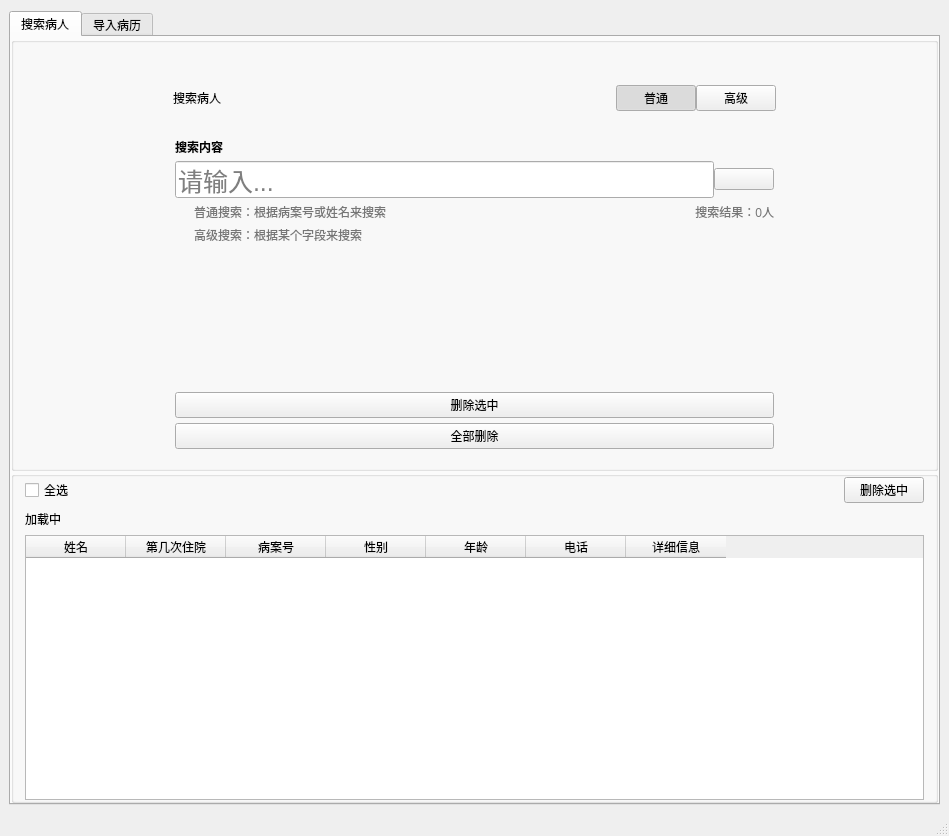
<?xml version="1.0" encoding="UTF-8"?>
<ui version="4.0">
 <class>MainWindow</class>
 <widget class="QMainWindow" name="MainWindow">
  <property name="geometry">
   <rect>
    <x>0</x>
    <y>0</y>
    <width>949</width>
    <height>836</height>
   </rect>
  </property>
  <property name="windowTitle">
   <string>MainWindow</string>
  </property>
  <property name="styleSheet">
   <string notr="true">* {
	font-family:微软雅黑;
}
.QPushButton[type=&quot;1&quot;]{
	color:rgb(255, 255, 255);
	background-color:\rgb(43, 138, 255);
	font-size:17px;
	padding: 8px;
	font-weight: bold;
}
.QPushButton[type=&quot;1&quot;][loc=&quot;left&quot;]{
	border-top-left-radius:10px;
	border-bottom-left-radius:10px;
}
.QPushButton[type=&quot;1&quot;][loc=&quot;right&quot;]{
	border-top-right-radius:10px;
	border-bottom-right-radius:10px;
}
.QPushButton[type=&quot;2&quot;]{
	color:rgb(255, 255, 255);
	background-color:rgb(61, 209, 28);
	font-weight: bold;
	font-size:15px;
	padding: 10px 15px 10px 15px;
	border-top-right-radius:10px;
	border-bottom-right-radius:10px;
	background-image:url(assets/search2.png);
	background-position:center;
	background-repeat:no-repeat;
}
.QPushButton[type=&quot;3&quot;]{
	color:rgb(255, 255, 255);
	background-color:rgb(61, 209, 28);
	font-weight: bold;
	font-size:20px;
	padding: 10px 15px 10px 0px;
	border-radius:10px;
	background-image:url(assets/search2.png);
	background-position:right;
	background-repeat:no-repeat;
}
.QPushButton[type=&quot;4&quot;]{
	color:rgb(255, 255, 255);
	background-color:rgb(14, 74, 165);
	font-weight: bold;
	font-size:20px;
	padding: 10px 15px 10px 0px;
	border-radius:10px;
	background-position:right;
	background-repeat:no-repeat;
}
.QPushButton[type=&quot;1&quot;]:checked{
	background-color:rgb(14, 74, 165);
}
#label {
	font-size:30px;
}
#groupBox_2 {
	border:0px solid
}</string>
  </property>
  <widget class="QWidget" name="centralwidget">
   <property name="styleSheet">
    <string notr="true"/>
   </property>
   <layout class="QVBoxLayout" name="verticalLayout" stretch="0">
    <property name="spacing">
     <number>0</number>
    </property>
    <property name="topMargin">
     <number>11</number>
    </property>
    <item>
     <widget class="QTabWidget" name="tabWidget">
      <property name="currentIndex">
       <number>0</number>
      </property>
      <widget class="QWidget" name="tab_3">
       <attribute name="title">
        <string>搜索病人</string>
       </attribute>
       <layout class="QVBoxLayout" name="verticalLayout_10">
        <property name="spacing">
         <number>0</number>
        </property>
        <property name="leftMargin">
         <number>0</number>
        </property>
        <property name="topMargin">
         <number>0</number>
        </property>
        <property name="rightMargin">
         <number>0</number>
        </property>
        <property name="bottomMargin">
         <number>0</number>
        </property>
        <item>
         <widget class="QGroupBox" name="groupBox_2">
          <property name="title">
           <string/>
          </property>
          <layout class="QVBoxLayout" name="verticalLayout_4" stretch="0,0">
           <property name="leftMargin">
            <number>11</number>
           </property>
           <property name="topMargin">
            <number>30</number>
           </property>
           <property name="rightMargin">
            <number>11</number>
           </property>
           <property name="bottomMargin">
            <number>0</number>
           </property>
           <item>
            <layout class="QHBoxLayout" name="horizontalLayout" stretch="2,6,1,1,2">
             <property name="spacing">
              <number>0</number>
             </property>
             <item>
              <spacer name="horizontalSpacer">
               <property name="orientation">
                <enum>Qt::Horizontal</enum>
               </property>
               <property name="sizeHint" stdset="0">
                <size>
                 <width>40</width>
                 <height>50</height>
                </size>
               </property>
              </spacer>
             </item>
             <item>
              <widget class="QLabel" name="label">
               <property name="styleSheet">
                <string notr="true"/>
               </property>
               <property name="text">
                <string>搜索病人</string>
               </property>
              </widget>
             </item>
             <item>
              <widget class="QPushButton" name="stack1Button">
               <property name="cursor">
                <cursorShape>PointingHandCursor</cursorShape>
               </property>
               <property name="text">
                <string>普通</string>
               </property>
               <property name="checkable">
                <bool>true</bool>
               </property>
               <property name="checked">
                <bool>true</bool>
               </property>
               <property name="autoExclusive">
                <bool>true</bool>
               </property>
               <property name="type" stdset="0">
                <string>1</string>
               </property>
               <property name="loc" stdset="0">
                <string>left</string>
               </property>
              </widget>
             </item>
             <item>
              <widget class="QPushButton" name="stack2Button">
               <property name="cursor">
                <cursorShape>PointingHandCursor</cursorShape>
               </property>
               <property name="text">
                <string>高级</string>
               </property>
               <property name="checkable">
                <bool>true</bool>
               </property>
               <property name="autoExclusive">
                <bool>true</bool>
               </property>
               <property name="type" stdset="0">
                <string>1</string>
               </property>
               <property name="loc" stdset="0">
                <string>right</string>
               </property>
              </widget>
             </item>
             <item>
              <spacer name="horizontalSpacer_3">
               <property name="orientation">
                <enum>Qt::Horizontal</enum>
               </property>
               <property name="sizeHint" stdset="0">
                <size>
                 <width>40</width>
                 <height>20</height>
                </size>
               </property>
              </spacer>
             </item>
            </layout>
           </item>
           <item>
            <layout class="QHBoxLayout" name="horizontalLayout_2" stretch="2,8,2">
             <property name="spacing">
              <number>0</number>
             </property>
             <property name="bottomMargin">
              <number>10</number>
             </property>
             <item>
              <spacer name="horizontalSpacer_2">
               <property name="orientation">
                <enum>Qt::Horizontal</enum>
               </property>
               <property name="sizeHint" stdset="0">
                <size>
                 <width>37</width>
                 <height>17</height>
                </size>
               </property>
              </spacer>
             </item>
             <item>
              <widget class="QStackedWidget" name="stacks">
               <property name="currentIndex">
                <number>0</number>
               </property>
               <widget class="QWidget" name="page">
                <layout class="QVBoxLayout" name="verticalLayout_3">
                 <property name="spacing">
                  <number>5</number>
                 </property>
                 <property name="leftMargin">
                  <number>0</number>
                 </property>
                 <property name="rightMargin">
                  <number>0</number>
                 </property>
                 <item>
                  <widget class="QLabel" name="label_2">
                   <property name="baseSize">
                    <size>
                     <width>0</width>
                     <height>0</height>
                    </size>
                   </property>
                   <property name="styleSheet">
                    <string notr="true">*{
	font-weight: bold;
}</string>
                   </property>
                   <property name="text">
                    <string>搜索内容</string>
                   </property>
                  </widget>
                 </item>
                 <item>
                  <layout class="QHBoxLayout" name="horizontalLayout_3" stretch="9,1">
                   <property name="spacing">
                    <number>0</number>
                   </property>
                   <item>
                    <widget class="QLineEdit" name="searchtext1">
                     <property name="styleSheet">
                      <string notr="true">*{
	font-size:25px;
}</string>
                     </property>
                     <property name="placeholderText">
                      <string>请输入...</string>
                     </property>
                    </widget>
                   </item>
                   <item>
                    <widget class="QPushButton" name="searchButton">
                     <property name="cursor">
                      <cursorShape>PointingHandCursor</cursorShape>
                     </property>
                     <property name="styleSheet">
                      <string notr="true">background-image: url(:/icon/search2.png);
	background-repeat:no-repeat;
	background-position:center;   </string>
                     </property>
                     <property name="text">
                      <string/>
                     </property>
                     <property name="type" stdset="0">
                      <string>2</string>
                     </property>
                    </widget>
                   </item>
                  </layout>
                 </item>
                 <item>
                  <layout class="QHBoxLayout" name="horizontalLayout_4" stretch="1,25,5">
                   <property name="spacing">
                    <number>0</number>
                   </property>
                   <item>
                    <widget class="QLabel" name="label_i1">
                     <property name="styleSheet">
                      <string notr="true">*{
	background-image:url(:/icon/i.png);
	background-position:center;
	background-repeat:no-repeat;
}</string>
                     </property>
                     <property name="text">
                      <string/>
                     </property>
                    </widget>
                   </item>
                   <item>
                    <widget class="QLabel" name="label_pt">
                     <property name="styleSheet">
                      <string notr="true">*{
	color:rgb(118, 118, 118)
}</string>
                     </property>
                     <property name="text">
                      <string>普通搜索：根据病案号或姓名来搜索</string>
                     </property>
                    </widget>
                   </item>
                   <item>
                    <widget class="QLabel" name="numlabel1">
                     <property name="layoutDirection">
                      <enum>Qt::LeftToRight</enum>
                     </property>
                     <property name="styleSheet">
                      <string notr="true">*{
	color:rgb(118, 118, 118)
}</string>
                     </property>
                     <property name="text">
                      <string>搜索结果：0人</string>
                     </property>
                     <property name="alignment">
                      <set>Qt::AlignRight|Qt::AlignTrailing|Qt::AlignVCenter</set>
                     </property>
                    </widget>
                   </item>
                  </layout>
                 </item>
                 <item>
                  <layout class="QHBoxLayout" name="horizontalLayout_5" stretch="1,30">
                   <property name="spacing">
                    <number>0</number>
                   </property>
                   <item>
                    <widget class="QLabel" name="label_i1_2">
                     <property name="styleSheet">
                      <string notr="true">*{
	background-image:url(:/icon/i.png);
	background-position:center;
	background-repeat:no-repeat;
}</string>
                     </property>
                     <property name="text">
                      <string/>
                     </property>
                    </widget>
                   </item>
                   <item>
                    <widget class="QLabel" name="label_pt_2">
                     <property name="styleSheet">
                      <string notr="true">*{
	color:rgb(118, 118, 118)
}</string>
                     </property>
                     <property name="text">
                      <string>高级搜索：根据某个字段来搜索</string>
                     </property>
                    </widget>
                   </item>
                  </layout>
                 </item>
                 <item>
                  <spacer name="verticalSpacer">
                   <property name="orientation">
                    <enum>Qt::Vertical</enum>
                   </property>
                   <property name="sizeHint" stdset="0">
                    <size>
                     <width>20</width>
                     <height>143</height>
                    </size>
                   </property>
                  </spacer>
                 </item>
                 <item>
                  <widget class="QPushButton" name="delete_selected_button">
                   <property name="text">
                    <string>删除选中</string>
                   </property>
                  </widget>
                 </item>
                 <item>
                  <widget class="QPushButton" name="delete_all_button">
                   <property name="text">
                    <string>全部删除</string>
                   </property>
                  </widget>
                 </item>
                </layout>
               </widget>
               <widget class="QWidget" name="page_2">
                <layout class="QVBoxLayout" name="verticalLayout_9" stretch="2,3,2,1,1,0,0">
                 <property name="spacing">
                  <number>5</number>
                 </property>
                 <property name="leftMargin">
                  <number>0</number>
                 </property>
                 <property name="rightMargin">
                  <number>0</number>
                 </property>
                 <property name="bottomMargin">
                  <number>30</number>
                 </property>
                 <item>
                  <layout class="QHBoxLayout" name="horizontalLayout_11">
                   <property name="spacing">
                    <number>20</number>
                   </property>
                   <item>
                    <layout class="QVBoxLayout" name="verticalLayout_5">
                     <property name="spacing">
                      <number>0</number>
                     </property>
                     <item>
                      <layout class="QHBoxLayout" name="horizontalLayout_6" stretch="1,2">
                       <property name="spacing">
                        <number>0</number>
                       </property>
                       <item>
                        <widget class="QLabel" name="label_3">
                         <property name="styleSheet">
                          <string notr="true">*{
	font-weight: bold;
}</string>
                         </property>
                         <property name="text">
                          <string>目标表</string>
                         </property>
                        </widget>
                       </item>
                       <item>
                        <spacer name="horizontalSpacer_5">
                         <property name="orientation">
                          <enum>Qt::Horizontal</enum>
                         </property>
                         <property name="sizeHint" stdset="0">
                          <size>
                           <width>40</width>
                           <height>20</height>
                          </size>
                         </property>
                        </spacer>
                       </item>
                      </layout>
                     </item>
                     <item>
                      <widget class="QComboBox" name="list1">
                       <item>
                        <property name="text">
                         <string>表1</string>
                        </property>
                       </item>
                       <item>
                        <property name="text">
                         <string>表2</string>
                        </property>
                       </item>
                       <item>
                        <property name="text">
                         <string>表3</string>
                        </property>
                       </item>
                       <item>
                        <property name="text">
                         <string>表4</string>
                        </property>
                       </item>
                      </widget>
                     </item>
                    </layout>
                   </item>
                   <item>
                    <layout class="QVBoxLayout" name="verticalLayout_7">
                     <property name="spacing">
                      <number>0</number>
                     </property>
                     <item>
                      <layout class="QHBoxLayout" name="horizontalLayout_8" stretch="1,2">
                       <property name="spacing">
                        <number>0</number>
                       </property>
                       <item>
                        <widget class="QLabel" name="label_7">
                         <property name="styleSheet">
                          <string notr="true">*{
	font-weight: bold;
}</string>
                         </property>
                         <property name="text">
                          <string>目标字段</string>
                         </property>
                        </widget>
                       </item>
                       <item>
                        <spacer name="horizontalSpacer_7">
                         <property name="orientation">
                          <enum>Qt::Horizontal</enum>
                         </property>
                         <property name="sizeHint" stdset="0">
                          <size>
                           <width>40</width>
                           <height>20</height>
                          </size>
                         </property>
                        </spacer>
                       </item>
                      </layout>
                     </item>
                     <item>
                      <widget class="QComboBox" name="list2">
                       <item>
                        <property name="text">
                         <string>症状性癫痫</string>
                        </property>
                       </item>
                       <item>
                        <property name="text">
                         <string>发育迟缓</string>
                        </property>
                       </item>
                       <item>
                        <property name="text">
                         <string>抽动症</string>
                        </property>
                       </item>
                       <item>
                        <property name="text">
                         <string>注意缺陷多动障碍</string>
                        </property>
                       </item>
                       <item>
                        <property name="text">
                         <string>自闭症</string>
                        </property>
                       </item>
                       <item>
                        <property name="text">
                         <string>局灶运动性发作</string>
                        </property>
                       </item>
                       <item>
                        <property name="text">
                         <string>局灶非运动发作</string>
                        </property>
                       </item>
                       <item>
                        <property name="text">
                         <string>局灶性继发双侧强直_阵挛发作</string>
                        </property>
                       </item>
                       <item>
                        <property name="text">
                         <string>全面性运动性发作</string>
                        </property>
                       </item>
                       <item>
                        <property name="text">
                         <string>全面性非运动性发作</string>
                        </property>
                       </item>
                       <item>
                        <property name="text">
                         <string>新生儿期起病</string>
                        </property>
                       </item>
                       <item>
                        <property name="text">
                         <string>婴儿期起病</string>
                        </property>
                       </item>
                       <item>
                        <property name="text">
                         <string>儿童期起病</string>
                        </property>
                       </item>
                       <item>
                        <property name="text">
                         <string>青少年_成年期起病</string>
                        </property>
                       </item>
                       <item>
                        <property name="text">
                         <string>与年龄无特殊关系的癫痫综合征</string>
                        </property>
                       </item>
                       <item>
                        <property name="text">
                         <string>其他癫痫综合征</string>
                        </property>
                       </item>
                      </widget>
                     </item>
                    </layout>
                   </item>
                  </layout>
                 </item>
                 <item>
                  <layout class="QVBoxLayout" name="verticalLayout_8" stretch="0,0">
                   <property name="spacing">
                    <number>0</number>
                   </property>
                   <item>
                    <layout class="QHBoxLayout" name="horizontalLayout_13">
                     <item>
                      <widget class="QLabel" name="label_5">
                       <property name="styleSheet">
                        <string notr="true">*{
	font-weight: bold;
}</string>
                       </property>
                       <property name="text">
                        <string>搜索内容</string>
                       </property>
                      </widget>
                     </item>
                     <item>
                      <spacer name="horizontalSpacer_9">
                       <property name="orientation">
                        <enum>Qt::Horizontal</enum>
                       </property>
                       <property name="sizeHint" stdset="0">
                        <size>
                         <width>40</width>
                         <height>20</height>
                        </size>
                       </property>
                      </spacer>
                     </item>
                    </layout>
                   </item>
                   <item>
                    <widget class="QLineEdit" name="searchtext2">
                     <property name="styleSheet">
                      <string notr="true">*{
	font-size:25px;
}</string>
                     </property>
                    </widget>
                   </item>
                  </layout>
                 </item>
                 <item>
                  <layout class="QHBoxLayout" name="horizontalLayout_12" stretch="1,3">
                   <item>
                    <widget class="QPushButton" name="searchButton_3">
                     <property name="cursor">
                      <cursorShape>PointingHandCursor</cursorShape>
                     </property>
                     <property name="layoutDirection">
                      <enum>Qt::LeftToRight</enum>
                     </property>
                     <property name="text">
                      <string>搜索</string>
                     </property>
                     <property name="type" stdset="0">
                      <string>3</string>
                     </property>
                    </widget>
                   </item>
                   <item>
                    <spacer name="horizontalSpacer_8">
                     <property name="orientation">
                      <enum>Qt::Horizontal</enum>
                     </property>
                     <property name="sizeHint" stdset="0">
                      <size>
                       <width>40</width>
                       <height>20</height>
                      </size>
                     </property>
                    </spacer>
                   </item>
                  </layout>
                 </item>
                 <item>
                  <layout class="QHBoxLayout" name="horizontalLayout_9" stretch="1,25,5">
                   <property name="spacing">
                    <number>0</number>
                   </property>
                   <item>
                    <widget class="QLabel" name="label_i1_3">
                     <property name="styleSheet">
                      <string notr="true">*{
	background-image:url(:/icon/i.png);
	background-position:center;
	background-repeat:no-repeat;
}</string>
                     </property>
                     <property name="text">
                      <string/>
                     </property>
                    </widget>
                   </item>
                   <item>
                    <widget class="QLabel" name="label_pt_3">
                     <property name="styleSheet">
                      <string notr="true">*{
	color:rgb(118, 118, 118)
}</string>
                     </property>
                     <property name="text">
                      <string>普通搜索：根据病案号或姓名来搜索</string>
                     </property>
                    </widget>
                   </item>
                   <item>
                    <widget class="QLabel" name="numlabel1_2">
                     <property name="layoutDirection">
                      <enum>Qt::LeftToRight</enum>
                     </property>
                     <property name="styleSheet">
                      <string notr="true">*{
	color:rgb(118, 118, 118)
}</string>
                     </property>
                     <property name="text">
                      <string>搜索结果：0人</string>
                     </property>
                     <property name="alignment">
                      <set>Qt::AlignRight|Qt::AlignTrailing|Qt::AlignVCenter</set>
                     </property>
                    </widget>
                   </item>
                  </layout>
                 </item>
                 <item>
                  <layout class="QHBoxLayout" name="horizontalLayout_10" stretch="1,30">
                   <property name="spacing">
                    <number>0</number>
                   </property>
                   <item>
                    <widget class="QLabel" name="label_i1_4">
                     <property name="styleSheet">
                      <string notr="true">*{
	background-image:url(:/icon/i.png);
	background-position:center;
	background-repeat:no-repeat;
}</string>
                     </property>
                     <property name="text">
                      <string/>
                     </property>
                    </widget>
                   </item>
                   <item>
                    <widget class="QLabel" name="label_pt_4">
                     <property name="styleSheet">
                      <string notr="true">*{
	color:rgb(118, 118, 118)
}</string>
                     </property>
                     <property name="text">
                      <string>高级搜索：根据某个字段来搜索（默认搜索该字段非空的病历）</string>
                     </property>
                    </widget>
                   </item>
                  </layout>
                 </item>
                 <item>
                  <widget class="QPushButton" name="delete_selected_button_2">
                   <property name="text">
                    <string>删除选中</string>
                   </property>
                  </widget>
                 </item>
                 <item>
                  <widget class="QPushButton" name="delete_all_button_2">
                   <property name="text">
                    <string>删除全部</string>
                   </property>
                  </widget>
                 </item>
                </layout>
               </widget>
              </widget>
             </item>
             <item>
              <spacer name="horizontalSpacer_4">
               <property name="orientation">
                <enum>Qt::Horizontal</enum>
               </property>
               <property name="sizeHint" stdset="0">
                <size>
                 <width>158</width>
                 <height>292</height>
                </size>
               </property>
              </spacer>
             </item>
            </layout>
           </item>
          </layout>
         </widget>
        </item>
        <item>
         <widget class="QGroupBox" name="groupBox_3">
          <property name="title">
           <string/>
          </property>
          <layout class="QVBoxLayout" name="verticalLayout_2" stretch="0,0,0">
           <property name="spacing">
            <number>7</number>
           </property>
           <property name="leftMargin">
            <number>11</number>
           </property>
           <property name="topMargin">
            <number>0</number>
           </property>
           <property name="rightMargin">
            <number>11</number>
           </property>
           <property name="bottomMargin">
            <number>0</number>
           </property>
           <item>
            <layout class="QHBoxLayout" name="horizontalLayout_7">
             <item>
              <widget class="QCheckBox" name="checkBox">
               <property name="text">
                <string>全选</string>
               </property>
              </widget>
             </item>
             <item>
              <spacer name="horizontalSpacer_6">
               <property name="orientation">
                <enum>Qt::Horizontal</enum>
               </property>
               <property name="sizeHint" stdset="0">
                <size>
                 <width>40</width>
                 <height>20</height>
                </size>
               </property>
              </spacer>
             </item>
             <item>
              <widget class="QPushButton" name="db">
               <property name="text">
                <string>删除选中</string>
               </property>
               <property name="class" stdset="0">
                <string>danger</string>
               </property>
              </widget>
             </item>
            </layout>
           </item>
           <item>
            <widget class="QLabel" name="loading_label">
             <property name="enabled">
              <bool>true</bool>
             </property>
             <property name="layoutDirection">
              <enum>Qt::LeftToRight</enum>
             </property>
             <property name="text">
              <string>加载中</string>
             </property>
             <property name="margin">
              <number>0</number>
             </property>
            </widget>
           </item>
           <item>
            <widget class="QTableWidget" name="table">
             <property name="enabled">
              <bool>true</bool>
             </property>
             <property name="defaultDropAction">
              <enum>Qt::IgnoreAction</enum>
             </property>
             <attribute name="horizontalHeaderStretchLastSection">
              <bool>false</bool>
             </attribute>
             <column>
              <property name="text">
               <string>姓名</string>
              </property>
             </column>
             <column>
              <property name="text">
               <string>第几次住院</string>
              </property>
             </column>
             <column>
              <property name="text">
               <string>病案号</string>
              </property>
             </column>
             <column>
              <property name="text">
               <string>性别</string>
              </property>
             </column>
             <column>
              <property name="text">
               <string>年龄</string>
              </property>
             </column>
             <column>
              <property name="text">
               <string>电话</string>
              </property>
             </column>
             <column>
              <property name="text">
               <string>详细信息</string>
              </property>
             </column>
            </widget>
           </item>
          </layout>
         </widget>
        </item>
       </layout>
      </widget>
      <widget class="QWidget" name="tab_4">
       <attribute name="title">
        <string>导入病历</string>
       </attribute>
       <layout class="QVBoxLayout" name="verticalLayout_6" stretch="4,3,3">
        <item>
         <layout class="QVBoxLayout" name="verticalLayout_15">
          <property name="leftMargin">
           <number>250</number>
          </property>
          <property name="topMargin">
           <number>100</number>
          </property>
          <property name="rightMargin">
           <number>250</number>
          </property>
          <property name="bottomMargin">
           <number>50</number>
          </property>
          <item>
           <widget class="QPushButton" name="getpathbutton">
            <property name="text">
             <string>请选择病历所在的文件夹</string>
            </property>
            <property name="checkable">
             <bool>true</bool>
            </property>
            <property name="type" stdset="0">
             <string>4</string>
            </property>
           </widget>
          </item>
          <item>
           <widget class="QPushButton" name="pushButton">
            <property name="text">
             <string>加入数据库</string>
            </property>
            <property name="type" stdset="0">
             <string>4</string>
            </property>
           </widget>
          </item>
          <item>
           <widget class="QLabel" name="label_4">
            <property name="text">
             <string>导入过程较长，请耐心等待</string>
            </property>
            <property name="alignment">
             <set>Qt::AlignCenter</set>
            </property>
           </widget>
          </item>
         </layout>
        </item>
        <item>
         <layout class="QVBoxLayout" name="verticalLayout_13">
          <item>
           <widget class="QPlainTextEdit" name="plainTextEdit">
            <property name="tabStopWidth" stdset="0">
             <number>80</number>
            </property>
           </widget>
          </item>
         </layout>
        </item>
        <item>
         <spacer name="verticalSpacer_2">
          <property name="orientation">
           <enum>Qt::Vertical</enum>
          </property>
          <property name="sizeHint" stdset="0">
           <size>
            <width>20</width>
            <height>40</height>
           </size>
          </property>
         </spacer>
        </item>
       </layout>
      </widget>
     </widget>
    </item>
   </layout>
  </widget>
  <widget class="QMenuBar" name="menubar">
   <property name="geometry">
    <rect>
     <x>0</x>
     <y>0</y>
     <width>949</width>
     <height>26</height>
    </rect>
   </property>
  </widget>
  <widget class="QStatusBar" name="statusbar"/>
 </widget>
 <resources>
  <include location="qrc1.qrc"/>
 </resources>
 <connections/>
</ui>
